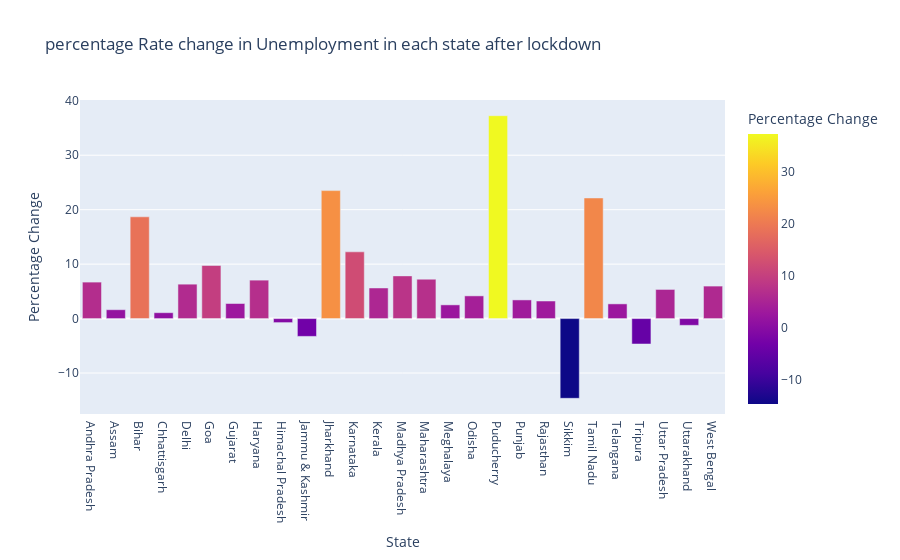

The cell this chart's notebook holds for it:
### Code cell
fig = pltx.bar(state_wise_lock, x='State',y='Percentage Change',color='Percentage Change',
            title='percentage Rate change in Unemployment in each state after lockdown')
fig.show()

### Figure 1 — Plotly figure (JSON) as saved in the notebook; plotly's stock layout.template omitted (floating-point values rounded to 4 significant figures)
{"data": [{"alignmentgroup": "True", "hovertemplate": "State=%{x}<br>Percentage Change=%{marker.color}<extra></extra>", "legendgroup": "", "marker": {"color": [6.7, 1.63, 18.69, 1.08, 6.32, 9.75, 2.77, 7.06, -0.74, -3.27, 23.5, 12.26, 5.62, 7.84, 7.23, 2.52, 4.17, 37.26, 3.43, 3.23, -14.64, 22.15, 2.7, -4.67, 5.35, -1.24, 5.97], "coloraxis": "coloraxis", "pattern": {"shape": ""}}, "name": "", "offsetgroup": "", "orientation": "v", "showlegend": false, "textposition": "auto", "type": "bar", "x": ["Andhra Pradesh", "Assam", "Bihar", "Chhattisgarh", "Delhi", "Goa", "Gujarat", "Haryana", "Himachal Pradesh", "Jammu & Kashmir", "Jharkhand", "Karnataka", "Kerala", "Madhya Pradesh", "Maharashtra", "Meghalaya", "Odisha", "Puducherry", "Punjab", "Rajasthan", "Sikkim", "Tamil Nadu", "Telangana", "Tripura", "Uttar Pradesh", "Uttarakhand", "West Bengal"], "xaxis": "x", "y": [6.7, 1.63, 18.69, 1.08, 6.32, 9.75, 2.77, 7.06, -0.74, -3.27, 23.5, 12.26, 5.62, 7.84, 7.23, 2.52, 4.17, 37.26, 3.43, 3.23, -14.64, 22.15, 2.7, -4.67, 5.35, -1.24, 5.97], "yaxis": "y"}], "layout": {"barmode": "relative", "coloraxis": {"colorbar": {"title": {"text": "Percentage Change"}}, "colorscale": [[0, "#0d0887"], [0.1111, "#46039f"], [0.2222, "#7201a8"], [0.3333, "#9c179e"], [0.4444, "#bd3786"], [0.5556, "#d8576b"], [0.6667, "#ed7953"], [0.7778, "#fb9f3a"], [0.8889, "#fdca26"], [1, "#f0f921"]]}, "legend": {"tracegroupgap": 0}, "title": {"text": "percentage Rate change in Unemployment in each state after lockdown"}, "xaxis": {"anchor": "y", "domain": [0, 1], "title": {"text": "State"}}, "yaxis": {"anchor": "x", "domain": [0, 1], "title": {"text": "Percentage Change"}}}}
